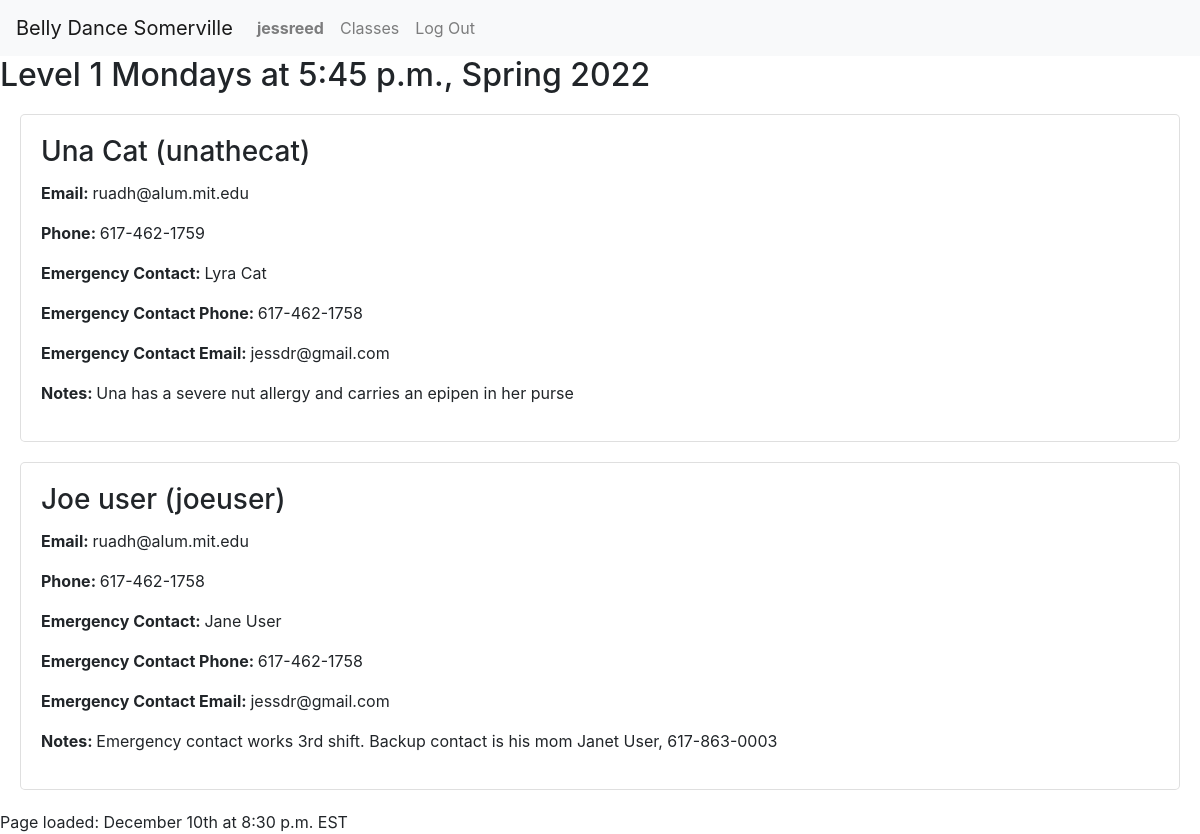
Page /contact-sheet/1 (signed in) on the committed database.
### enrollment/models.py (models this page shows, shortened)
class User(AbstractUser):
    timezone = models.CharField(max_length=32, choices=TIMEZONES,
                                default=settings.DEFAULT_TIMEZONE)
    first_name = models.CharField(max_length=128, null=False, blank=False)
    last_name = models.CharField(max_length=128, null=False, blank=False)
    email = models.EmailField(max_length=254, null=False, blank=False)
    phone = models.CharField(max_length=32, null=True, blank=True)
    emergency_first = models.CharField(max_length=128, null=True, blank=True)
    emergency_last = models.CharField(max_length=128, null=True, blank=True)
    emergency_email = models.EmailField(max_length=254, null=True, blank=True)
    emergency_phone = models.CharField(max_length=32, null=True, blank=True)
    accept_terms = models.DateTimeField(null=True, blank=True)
    contact_sheet_notes = models.CharField(
        max_length=2048, null=True, blank=True)
    @property
    def current_time(self):
        return timezone.now()
    def __str__(self):
        return f'{self.first_name} {self.last_name} ({self.username})'

class Offering(models.Model):
    course = models.ForeignKey(
        Course, on_delete=PROTECT, null=False, blank=False, related_name='offerings')
    semester = models.ForeignKey(
        Semester, on_delete=PROTECT, null=False, blank=False, related_name='offerings')
    location = models.ForeignKey(
        Location, on_delete=PROTECT, null=False, blank=False, related_name='offerings')
    hourly_rate = models.DecimalField(max_digits=5, decimal_places=2, default=settings.HOURLY_RATE, null=False, blank=False)
    price_override = models.DecimalField(
        max_digits=7, decimal_places=2, null=True, blank=True)
    weekday = models.IntegerField(
        choices=settings.WEEKDAYS, null=False, blank=False)
    start_time = models.TimeField(null=False, blank=False)
    end_time = models.TimeField(null=False, blank=False)
    timezone = models.CharField(max_length=32, choices=TIMEZONES,
                                default=settings.DEFAULT_TIMEZONE)
    start_date = models.DateField(null=False, blank=False)
    end_date = models.DateField(null=False, blank=False)
    backup_date = models.DateField(null=False, blank=False)
    capacity = models.IntegerField(null=False, blank=False)
    schedule_notes = models.CharField(max_length=2048, null=True, blank=True)
    notes = models.CharField(max_length=2048, null=True, blank=True)
    @property
    def weekday_name(self):
        return settings.WEEKDAYS[self.weekday][1]

class Course(models.Model):
    title = models.CharField(max_length=64, null=False, blank=False)
    subtitle = models.CharField(max_length=256, null=False, blank=False)
    description = models.TextField(
        max_length=4096, null=False, blank=False, help_text=settings.MARKDOWN_HELP_TEXT)
    requirements = models.CharField(max_length=256, null=False, blank=False)
    qualifications = models.CharField(max_length=1024, null=False, blank=False)

class Semester(models.Model):
    name = models.CharField(max_length=128, null=False, blank=False)
    start_date = models.DateField(null=False, blank=False)
    end_date = models.DateField(null=False, blank=False)
    registration_open = models.DateTimeField(null=False, blank=False)
    registration_close = models.DateTimeField(null=False, blank=False)
    recital_date = models.DateTimeField(null=True, blank=True)
    hide = models.BooleanField(default=True, null=True, blank=True)
    def __str__(self):
        return self.name

### enrollment/views.py (the view)
# urls.py: path('contact-sheet/<int:id>', views.contact_sheet, name='contact_sheet'),
@login_required
def contact_sheet(request, id):
    if request.user.is_staff:
        try:
            offering = Offering.objects.get(id=id)
        except Offering.DoesNotExist:
            offering = None
            students = None
        try:
            students = User.objects.filter(
                orders__line_items__offering=offering)
        except User.DoesNotExist:
            students = None
        return render(request, 'enrollment/contact-sheet.html', {
            'offering': offering,
            'students': students
        })
    else:
        return render(request, 'enrollment/contact-sheet.html', {
            'offerings': None,
            'message': 'You are not authorized to view this page'
        })

### enrollment/context_processors.py (called while the page is built)
def global_settings(request):
    return {
    'DEFAULT_TIMEZONE': settings.DEFAULT_TIMEZONE,
    'DATE_TIME_FORMAT': settings.DATE_TIME_FORMAT,
    'DATE_TIME_TIMEZONE_FORMAT': settings.DATE_TIME_TIMEZONE_FORMAT,
    'SCHOOL_NAME': settings.SCHOOL_NAME,
    'SCHOOL_POLICIES': settings.SCHOOL_POLICIES,
    'NO_OFFERINGS': settings.NO_OFFERINGS,
    }

### enrollment/templates/enrollment/contact-sheet.html (shortened to what this page needs)
{% extends "enrollment/layout.html" %}
{% block body %}
<div class="row">
    <div class="col-md">
        {% if offering %}
            <h2>{{offering.course.title}} {{offering.weekday_name}}s at {{offering.start_time}}, {{offering.semester}}</h2>
            {% if students %}
                {% for student in students %}
                    <div class="card">
                        <div class="card-body">
                            <h3 class="card-title">{{student}}</h3>
                            <p><span class="label">Email:  </span>{{student.email}}</p>
                            <p><span class="label">Phone:  </span>{{student.phone}}</p>
                            <p><span class="label">Emergency Contact:  </span>{{student.emergency_first}} {{student.emergency_last}}</p>
                            <p><span class="label">Emergency Contact Phone:  </span>{{student.emergency_phone}}</p>
                            <p><span class="label">Emergency Contact Email:  </span>{{student.emergency_email}}</p>
                            <p><span class="label">Notes:  </span>{{student.contact_sheet_notes|default_if_none:""}}</p>
                        </div>
                    </div>
                {% endfor %}
            {% else %}
            <h3>No students enrolled.</h3>
            {% endif %}
        {% endif %}
    </div>
</div>
{% endblock %}

### enrollment/templates/enrollment/layout.html (shortened to what this page needs)
{% load static %}
{% load tz %}
<!DOCTYPE html>
<html lang="en">
<head>
    <link rel="stylesheet" href="https://stackpath.bootstrapcdn.com/bootstrap/4.4.1/css/bootstrap.min.css"
>
    <link href="{% static 'enrollment/styles.css' %}" rel="stylesheet">
</head>
<body>
    <nav class="navbar navbar-expand-lg navbar-light bg-light">
        <a class="navbar-brand" href="#">{{SCHOOL_NAME}}</a>
        <div>
            <ul class="navbar-nav mr-auto">
                {% if user.is_authenticated %}
                    <li class="nav-item">
                        <a class="nav-link" href="{% url 'profile' user.id %}"><strong>{{user.username}}</strong></a>
                    </li>
                {% endif %}
                    <li class="nav-item">
                        <a class="nav-link" href="{% url 'index' %}">Classes</a>
                    </li>
                {% if user.is_authenticated %}
                    <li class="nav-item">
                        <a class="nav-link" href="{% url 'logout' %}">Log Out</a>
                    </li>
                {% endif %}
            </ul>
        </div>
    </nav>
    {% block body %}
    {% endblock %}
    <footer>
        Page loaded:  {{user.current_time|date:DATE_TIME_TIMEZONE_FORMAT}}
    </footer>
</body>
</html>

### enrollment/static/enrollment/styles.css (style rules this page uses)
.label { font-weight: bold; }
.card { margin: 20px; border-radius: 5px; }

### rows in the picture
User: username "jessreed", current_time "December 10th at 8:30 p.m. EST"
Offering: course "Level 1", weekday_name "Monday", start_time "5:45 p.m.", semester "Spring 2022"
User: first_name+last_name+username "Una Cat (unathecat)", email "ruadh@alum.mit.edu", phone "617-462-1759", emergency_first "Lyra", emergency_last "Cat", emergency_phone "617-462-1758", emergency_email "jessdr@gmail.com", contact_sheet_notes "Una has a severe nut allergy and carries an epipen in her purse"
User: first_name+last_name+username "Joe user (joeuser)", email "ruadh@alum.mit.edu", phone "617-462-1758", emergency_first "Jane", emergency_last "User", emergency_phone "617-462-1758", emergency_email "jessdr@gmail.com", contact_sheet_notes "Emergency contact works 3rd shift. Backup contact is his mom Janet User, 617-863-0003"

### other values in the picture
{{ SCHOOL_NAME }} "Belly Dance Somerville"
